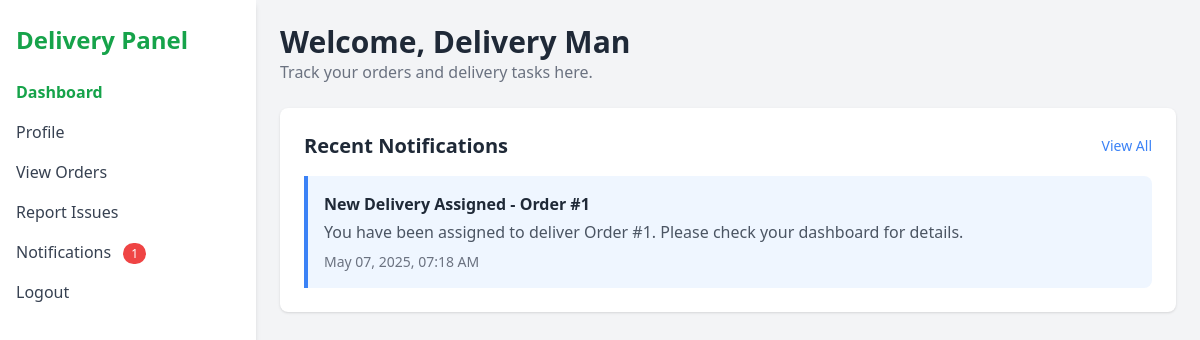
Before: /delivery-dashboard (signed in) with the older database file.
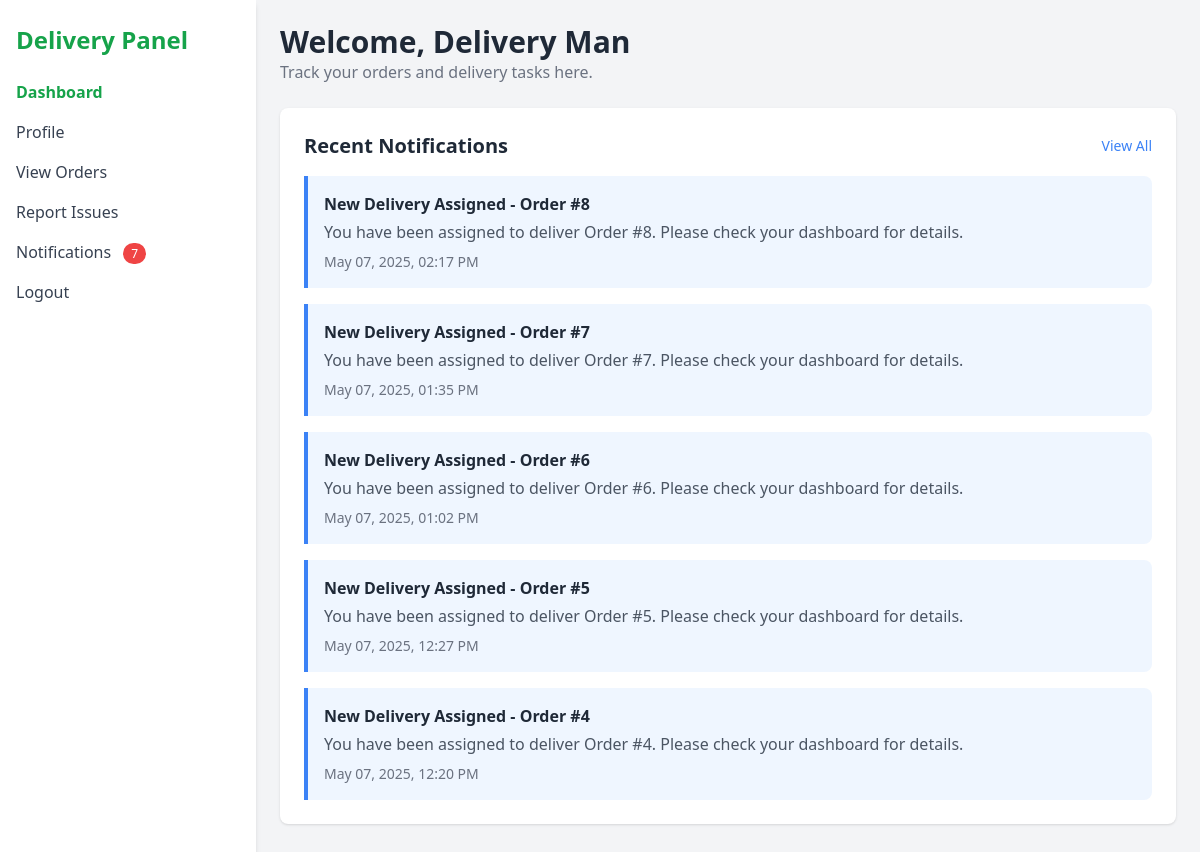
After: the same page with the newer database file.
### models.py (models this page shows, shortened)
class Notification(db.Model):
    id = db.Column(db.Integer, primary_key=True)
    title = db.Column(db.String(100), nullable=False)
    message = db.Column(db.Text, nullable=False)
    category = db.Column(db.String(50), nullable=False)  # 'count_update', 'health_check', 'system', etc.
    priority = db.Column(db.String(20), default='normal')  # 'low', 'normal', 'high', 'urgent'
    created_by = db.Column(db.Integer, db.ForeignKey('user.id'), nullable=False)
    created_at = db.Column(db.DateTime, default=datetime.utcnow)
    is_read = db.Column(db.Boolean, default=False)
    related_batch = db.Column(db.String(100), nullable=True)  # Optional reference to a batch
    for_user = db.Column(db.Integer, db.ForeignKey('user.id'), nullable=True)  # If notification is for a specific user
    for_role = db.Column(db.String(100), nullable=True)  # If notification is for users with specific roles
    creator = db.relationship('User', foreign_keys=[created_by], backref='notifications_created')
    target_user = db.relationship('User', foreign_keys=[for_user], backref='personal_notifications')

### app.py (the view)
@app.route('/delivery-dashboard')
def delivery_dashboard():
    user_id = session.get('user_id')
    user = db.session.get(User, user_id)
    if not user or user.role != 'delivery_man':
        return redirect(url_for('login'))
    today = datetime.now().date()
    recent_notifications = Notification.query.filter(
        db.or_(
            Notification.for_user == user_id,
            Notification.for_role.like("%delivery_man%")
        )
    ).order_by(Notification.created_at.desc()).limit(5).all()
    unread_count = Notification.query.filter(
        db.and_(
            Notification.is_read == False,
            db.or_(
                Notification.for_user == user_id,
                Notification.for_role.like("%delivery_man%")
            )
        )
    ).count()
    return render_template('delivery_man_dashboard.html',
                           user=user,
                           today_deliveries=3,  # Replace with real logic
                           pending_deliveries=2,
                           completed_deliveries=1,
                           recent_notifications=recent_notifications,
                           unread_count=unread_count)

### templates/delivery_man_dashboard.html (shortened to what this page needs)
<!DOCTYPE html>
<html lang="en">
<head>
  <script src="https://cdn.tailwindcss.com"></script>
</head>
<body class="bg-gray-100 min-h-screen">
  <div class="flex h-screen">
<aside class="w-64 bg-white shadow-md px-4 py-6">
  <h1 class="text-2xl font-bold text-green-600 mb-6">Delivery Panel</h1>
  <nav class="space-y-4">
    <a href="{{ url_for('delivery_dashboard') }}" class="block text-green-600 font-semibold">Dashboard</a>
    <a href="{{ url_for('profile_management') }}" class="block text-gray-700 hover:text-green-500">Profile</a>
    <a href="{{ url_for('assigned_orders') }}" class="block text-gray-700 hover:text-green-500">View Orders</a>
    <a href="{{ url_for('report_issues') }}" class="block text-gray-700 hover:text-green-500">Report Issues</a>
    <a href="{{ url_for('notifications') }}" class="block text-gray-700 hover:text-green-500">
      Notifications
      {% if unread_count > 0 %}
        <span class="ml-2 bg-red-500 text-white text-xs rounded-full px-2 py-0.5">{{ unread_count }}</span>
      {% endif %}
    </a>
    <a href="{{ url_for('logout') }}" class="block text-gray-700 hover:text-red-500">Logout</a>
  </nav>
</aside>
    <main class="flex-1 p-6 overflow-y-auto">
      <header class="mb-6">
        <h2 class="text-3xl font-semibold text-gray-800">Welcome, {{ user.name }}</h2>
        <p class="text-gray-500">Track your orders and delivery tasks here.</p>
      </header>
      <section class="bg-white p-6 rounded-lg shadow mb-6">
        <div class="flex justify-between items-center mb-4">
          <h3 class="text-xl font-bold text-gray-800">Recent Notifications</h3>
          <a href="{{ url_for('notifications') }}" class="text-blue-500 hover:text-blue-700 text-sm">
            View All
          </a>
        </div>
        <div class="space-y-4">
          {% for notification in recent_notifications %}
            <div class="border-l-4 {% if notification.priority == 'urgent' %}border-red-500 bg-red-50{% elif notification.priority == 'high' %}border-yellow-500 bg-yellow-50{% else %}border-blue-500 bg-blue-50{% endif %} p-4 rounded-r-lg">
              <h4 class="font-semibold text-gray-800">{{ notification.title }}</h4>
              <p class="text-gray-600 mt-1">{{ notification.message }}</p>
              <p class="text-sm text-gray-500 mt-2">{{ notification.created_at.strftime('%b %d, %Y, %I:%M %p') }}</p>
            </div>
          {% else %}
            <p class="text-gray-600">No notifications available.</p>
          {% endfor %}
        </div>
      </section>
    </main>
  </div>
</body>
</html>

Changed rows visible on the page:
no longer on this page (row unchanged): Notification: title "New Delivery Assigned - Order #1", message "You have been assigned to deliver Order #1. Please check your dashboard for details.", created_at "May 07, 2025, 07:18 AM"
added Notification: title "New Delivery Assigned - Order #8", message "You have been assigned to deliver Order #8. Please check your dashboard for details.", created_at "May 07, 2025, 02:17 PM"
added Notification: title "New Delivery Assigned - Order #7", message "You have been assigned to deliver Order #7. Please check your dashboard for details.", created_at "May 07, 2025, 01:35 PM"
added Notification: title "New Delivery Assigned - Order #6", message "You have been assigned to deliver Order #6. Please check your dashboard for details.", created_at "May 07, 2025, 01:02 PM"
added Notification: title "New Delivery Assigned - Order #5", message "You have been assigned to deliver Order #5. Please check your dashboard for details.", created_at "May 07, 2025, 12:27 PM"
added Notification: title "New Delivery Assigned - Order #4", message "You have been assigned to deliver Order #4. Please check your dashboard for details.", created_at "May 07, 2025, 12:20 PM"
Other visible differences:
{{ unread_count }}: "1" → "7"
